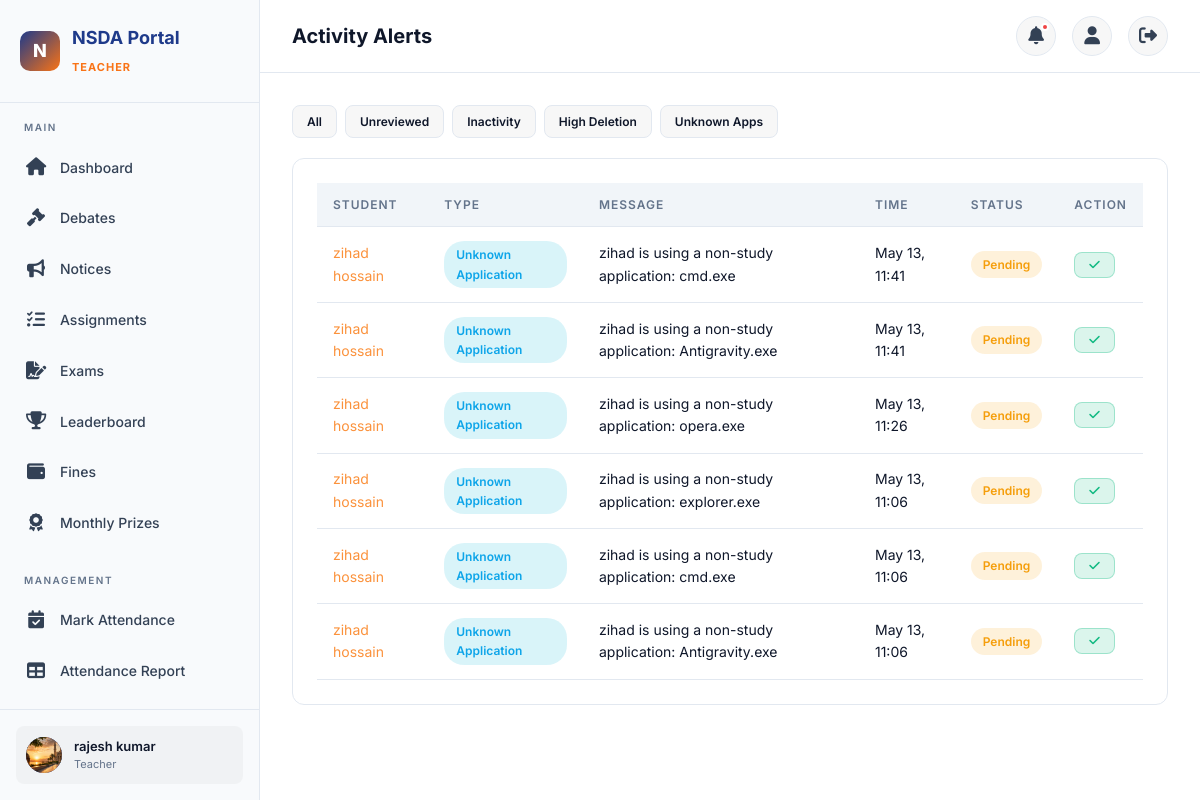
Screenshot of /monitoring/alerts/ (signed in) with the database file from the repository.
### accounts/models.py (models this page shows, shortened)
class User(AbstractUser):
    class Role(models.TextChoices):
        STUDENT = 'student', 'Student'
        CR = 'cr', 'Class Representative'
        TEACHER = 'teacher', 'Teacher'
        ADMIN = 'admin', 'Admin'
    role = models.CharField(
        max_length=10,
        choices=Role.choices,
        default=Role.STUDENT,
    )
    profile_picture = models.ImageField(
        upload_to='profiles/',
        blank=True,
        null=True,
    )
    phone = models.CharField(max_length=20, blank=True)
    bio = models.TextField(blank=True)
    grade_level = models.CharField(max_length=50, blank=True)
    school = models.CharField(max_length=200, blank=True)
    date_of_birth = models.DateField(blank=True, null=True)
    created_at = models.DateTimeField(auto_now_add=True)
    updated_at = models.DateTimeField(auto_now=True)
    @property
    def is_student(self):
        return self.role == self.Role.STUDENT
    @property
    def is_cr(self):
        return self.role == self.Role.CR
    @property
    def is_teacher(self):
        return self.role == self.Role.TEACHER
    @property
    def is_admin_user(self):
        return self.role == self.Role.ADMIN

### monitoring/models.py (models this page shows, shortened)
class ActivityAlert(models.Model):
    class AlertType(models.TextChoices):
        INACTIVITY = 'inactivity', 'Inactivity'
        HIGH_DELETION = 'high_deletion', 'High Deletion Rate'
        UNKNOWN_APP = 'unknown_app', 'Unknown Application'
        UNUSUAL = 'unusual', 'Unusual Behavior'
    student = models.ForeignKey(
        settings.AUTH_USER_MODEL,
        on_delete=models.CASCADE,
        related_name='activity_alerts',
    )
    alert_type = models.CharField(
        max_length=20,
        choices=AlertType.choices,
    )
    message = models.TextField()
    created_at = models.DateTimeField(auto_now_add=True)
    is_reviewed = models.BooleanField(default=False)
    reviewed_by = models.ForeignKey(
        settings.AUTH_USER_MODEL,
        on_delete=models.SET_NULL,
        null=True,
        blank=True,
        related_name='reviewed_alerts',
    )
    class Meta:
        ordering = ['-created_at']

### monitoring/views.py (the view)
# urls.py: path('alerts/', views.AlertListView.as_view(), name='alerts'),
class AlertListView(TeacherOrAdminRequiredMixin, ListView):
    model = ActivityAlert
    template_name = 'monitoring/alerts.html'
    context_object_name = 'alerts'
    paginate_by = 20
    def get_queryset(self):
        qs = super().get_queryset().select_related('student')
        filter_type = self.request.GET.get('type')
        if filter_type:
            qs = qs.filter(alert_type=filter_type)
        reviewed = self.request.GET.get('reviewed')
        if reviewed == 'false':
            qs = qs.filter(is_reviewed=False)
        return qs

### accounts/mixins.py (called while the page is built)
    def test_func(self):
        return self.request.user.role in ('teacher', 'admin')

### portal/context_processors.py (called while the page is built)
def notifications_processor(request):
    if request.user.is_authenticated:
        unread_count = Notification.objects.filter(
            user=request.user, is_read=False
        ).count()
        recent_notifications = Notification.objects.filter(
            user=request.user
        ).order_by('-created_at')[:5]
        return {
            'unread_notifications_count': unread_count,
            'recent_notifications': recent_notifications
        }
    return {'unread_notifications_count': 0, 'recent_notifications': []}

### templates/monitoring/alerts.html (shortened to what this page needs)
{% extends "base.html" %}
{% block page_title %}Activity Alerts{% endblock %}
{% block content %}
<div style="display:flex;gap:8px;margin-bottom:20px;">
    <a href="{% url 'monitoring:alerts' %}" class="btn btn-sm btn-secondary">All</a>
    <a href="?reviewed=false" class="btn btn-sm btn-secondary">Unreviewed</a>
    <a href="?type=inactivity" class="btn btn-sm btn-secondary">Inactivity</a>
    <a href="?type=high_deletion" class="btn btn-sm btn-secondary">High Deletion</a>
    <a href="?type=unknown_app" class="btn btn-sm btn-secondary">Unknown Apps</a>
</div>
<div class="card">
    <div class="card-body table-container">
        <table><thead><tr><th>Student</th><th>Type</th><th>Message</th><th>Time</th><th>Status</th><th>Action</th></tr></thead><tbody>
        {% for a in alerts %}
        <tr>
            <td><a href="{% url 'monitoring:student_detail' a.student.pk %}">{{ a.student.get_full_name|default:a.student.username }}</a></td>
            <td><span class="badge badge-{% if a.alert_type == 'inactivity' %}warning{% elif a.alert_type == 'high_deletion' %}danger{% else %}info{% endif %}">{{ a.get_alert_type_display }}</span></td>
            <td class="text-sm">{{ a.message|truncatewords:15 }}</td>
            <td class="text-muted text-sm">{{ a.created_at|date:"M d, H:i" }}</td>
            <td>{% if a.is_reviewed %}<span class="badge badge-success">Reviewed</span>{% else %}<span class="badge badge-warning">Pending</span>{% endif %}</td>
            <td>{% if not a.is_reviewed %}<form method="post" action="{% url 'monitoring:review_alert' a.pk %}">{% csrf_token %}<button type="submit" class="btn btn-sm btn-success"><i class="fas fa-check"></i></button></form>{% endif %}</td>
        </tr>
        {% empty %}<tr><td colspan="6" class="text-center text-muted" style="padding:40px;">No alerts.</td></tr>{% endfor %}
        </tbody></table>
    </div>
</div>
{% endblock %}

### templates/base.html (shortened to what this page needs)
{% load static %}
<!DOCTYPE html>
<html lang="en">
<head>
    <link rel="stylesheet" href="{% static 'css/style.css' %}">
    <link rel="stylesheet" href="https://cdnjs.cloudflare.com/ajax/libs/font-awesome/6.5.0/css/all.min.css">
</head>
<body>
<div class="app-wrapper">
    <aside class="sidebar" id="sidebar">
        <div class="sidebar-brand">
            <div class="logo">N</div>
            <div><h2>NSDA Portal</h2><small>{{ request.user.get_role_display|default:"Portal" }}</small></div>
        </div>
        <nav class="sidebar-nav">
            <div class="nav-section">
                <div class="nav-section-title">Main</div>
                <a href="{% url 'portal:dashboard' %}" class="nav-link"><span class="icon"><i class="fas fa-home"></i></span>Dashboard</a>
                <a href="{% url 'debates:list' %}" class="nav-link"><span class="icon"><i class="fas fa-gavel"></i></span>Debates</a>
                <a href="{% url 'portal:notice_list' %}" class="nav-link"><span class="icon"><i class="fas fa-bullhorn"></i></span>Notices</a>
                <a href="{% url 'portal:assignment_list' %}" class="nav-link"><span class="icon"><i class="fas fa-tasks"></i></span>Assignments</a>
                <a href="{% url 'exams:quiz_list' %}" class="nav-link"><span class="icon"><i class="fas fa-file-signature"></i></span>Exams</a>
                <a href="{% url 'portal:leaderboard' %}" class="nav-link"><span class="icon"><i class="fas fa-trophy"></i></span>Leaderboard</a>
                <a href="{% url 'finance:fine_list' %}" class="nav-link"><span class="icon"><i class="fas fa-wallet"></i></span>Fines</a>
                <a href="{% url 'attendance:prizes' %}" class="nav-link"><span class="icon"><i class="fas fa-award"></i></span>Monthly Prizes</a>
            </div>
            {% if request.user.is_teacher or request.user.is_admin_user or request.user.is_cr %}
            <div class="nav-section">
                <div class="nav-section-title">Management</div>
                {% if request.user.is_teacher or request.user.is_admin_user %}
                <a href="{% url 'attendance:mark' %}" class="nav-link"><span class="icon"><i class="fas fa-calendar-check"></i></span>Mark Attendance</a>
                <a href="{% url 'attendance:report' %}" class="nav-link"><span class="icon"><i class="fas fa-table"></i></span>Attendance Report</a>
                <a href="{% url 'accounts:student_create' %}" class="nav-link"><span class="icon"></span>Create Student</a>
                {% endif %}
            </div>
            {% endif %}
        </nav>
        <div class="sidebar-footer">
            <div class="user-card">
                <div class="user-avatar">
                    {% if request.user.profile_picture %}
                        <img src="{{ request.user.profile_picture.url }}" alt="avatar">
                    {% else %}
                        {{ request.user.first_name|first|default:request.user.username|first|upper }}
                    {% endif %}
                </div>
                <div class="user-info">
                    <div class="name">{{ request.user.get_full_name|default:request.user.username }}</div>
                    <div class="role">{{ request.user.get_role_display }}</div>
                </div>
            </div>
        </div>
    </aside>
    <main class="main-content">
        <header class="topbar">
            <div style="display:flex;align-items:center;gap:12px;">
                <h1>{% block page_title %}Dashboard{% endblock %}</h1>
            </div>
            <div class="topbar-actions">
                <div class="dropdown-wrapper">
                    <button class="btn-icon" id="notification-toggle">
                        <i class="fas fa-bell"></i>
                        {% if unread_notifications_count %}<span class="badge-dot"></span>{% endif %}
                    </button>
                </div>
                <a href="{% url 'accounts:profile' %}" class="btn-icon"><i class="fas fa-user"></i></a>
                <a href="{% url 'accounts:logout' %}" class="btn-icon"><i class="fas fa-sign-out-alt"></i></a>
            </div>
        </header>
        <div class="content-area">
            {% block content %}{% endblock %}
        </div>
    </main>
</div>
</body>
</html>

### rows the page displays
User: user.role "TEACHER", user.profile_picture (picture), user.get_full_name "rajesh kumar", user.role "Teacher"
ActivityAlert: student.get_full_name "zihad hossain", alert_type "Unknown Application", message "zihad is using a non-study application: cmd.exe", created_at "May 13, 11:41", is_reviewed "Pending"
ActivityAlert: student.get_full_name "zihad hossain", alert_type "Unknown Application", message "zihad is using a non-study application: Antigravity.exe", created_at "May 13, 11:41", is_reviewed "Pending"
ActivityAlert: student.get_full_name "zihad hossain", alert_type "Unknown Application", message "zihad is using a non-study application: opera.exe", created_at "May 13, 11:26", is_reviewed "Pending"
ActivityAlert: student.get_full_name "zihad hossain", alert_type "Unknown Application", message "zihad is using a non-study application: explorer.exe", created_at "May 13, 11:06", is_reviewed "Pending"
ActivityAlert: student.get_full_name "zihad hossain", alert_type "Unknown Application", message "zihad is using a non-study application: cmd.exe", created_at "May 13, 11:06", is_reviewed "Pending"
ActivityAlert: student.get_full_name "zihad hossain", alert_type "Unknown Application", message "zihad is using a non-study application: Antigravity.exe", created_at "May 13, 11:06", is_reviewed "Pending"
